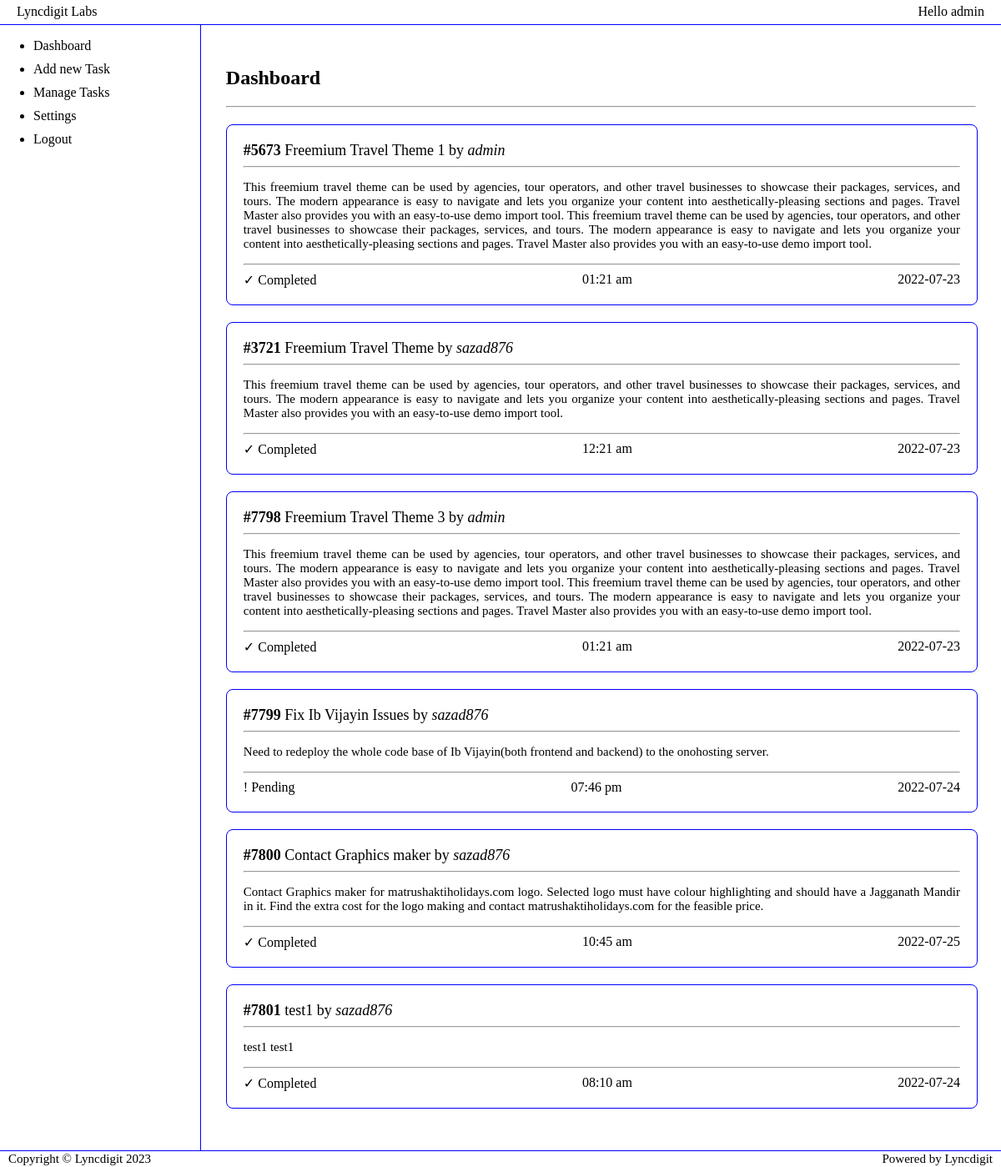
The page / (signed in) on the database its author committed.
### tables this page shows
CREATE TABLE `tasks` (
  `slno` int(255) NOT NULL,
  `taskid` int(255) NOT NULL,
  `userid` varchar(255) NOT NULL,
  `title` varchar(255) NOT NULL,
  `description` longtext NOT NULL,
  `task_date` date NOT NULL,
  `task_time` time NOT NULL,
  `is_completed` tinyint(1) NOT NULL DEFAULT 0,
  `created_on` timestamp NOT NULL DEFAULT current_timestamp()
);

### index.php (the view, shortened to what this page needs)
<?php
include_once "config.php";
$query = "SELECT * FROM `tasks` ORDER BY `tasks`.`slno` ASC";
$run_query = mysqli_query($conn, $query);
?>
<!DOCTYPE html>
<html lang="en">
<head>
    <link rel="stylesheet" href="<?=___ABS_PATH___?>styles/style001.css">
</head>
<body>
    <?php
    include_once "assets/header.php";
    ?>
    <section>
        <?php
        include_once "assets/sidebar.php";
        ?>
        <div class="tms-main-container">
            <h1>Dashboard</h1>
            <hr />
            <div class="task-posts-container">
                <?php
                if (mysqli_num_rows($run_query) > 0) {
                    while ($row = mysqli_fetch_assoc($run_query)) {
                        echo '
                        <div class="a-task-post-wrapper">
                            <div class="task-post-title">
                                <span class="bold">#'.$row['taskid'].'</span>
                                <span>'.$row['title'].'</span>
                                <span>by</span>
                                <span class="italic"><a href="./users/?userid='.$row['userid'].'">'.$row['userid'].'</a></span>
                            </div>
                            <hr />
                            <div class="task-post-description">
                                <p>
                                    '.$row['description'].'
                                </p>
                            </div>
                            <hr>
                            <div class="status">';
                            if($row['is_completed'] == 1){
                                echo '<div class="task-current-status">&#10003; Completed</div>';
                            } else {
                                echo '<div class="task-current-status">&#33; Pending</div>';
                            }
                            $task_time = $row['task_time'];
                            $task_time = date('h:i a', strtotime($task_time));
                            echo '
                                <div class="task_time">'.$task_time.'</div>
                                <div class="task_date">'.$row['task_date'].'</div>
                            </div>
                        </div>
                        ';
                    }
                } else {
                    echo 'Nothing to show!';
                }
                ?>
            </div>
        </div>
    </section>
    <?php
    include_once "assets/footer.php";
    ?>
</body>
</html>

### styles/style001.css (style rules this page uses)
html, body { height: 100%; width: 100%; margin: 0; padding: 0; box-sizing: border-box; display: flex; flex-direction: column; background-color: white; }
body { position: relative; }
.bold { font-weight: bold; }
.italic { font-style: oblique; }
a { all: unset; cursor: pointer; }
section { height: calc(100% - 50px); width: 100%; display: flex; flex-direction: row; }
section .tms-main-container { width: calc(80% - 60px); height: calc(100% - 60px); padding: 30px; overflow-y: auto; }
section .tms-main-container .task-posts-container { height: auto; width: 100%; margin-top: 20px; display: flex; flex-direction: column; }
section .tms-main-container .task-posts-container .a-task-post-wrapper { padding: 20px; width: calc(100% - 40px); height: auto; overflow: hidden; margin-bottom: 20px; border-radius: 8px; border: 1px solid blue; }
section .tms-main-container .task-posts-container .a-task-post-wrapper .task-post-title { font-size: 18px; }
section .tms-main-container .task-posts-container .a-task-post-wrapper .task-post-description { font-size: 15px; text-align: justify; }
section .tms-main-container .task-posts-container .a-task-post-wrapper .status { height: auto; width: 100%; display: flex; flex-direction: row; justify-content: space-between; }

### rows shown on the page
tasks: taskid "5673", title "Freemium Travel Theme 1", userid "admin", description "This freemium travel theme can be used by agencies, tour operators, and other travel businesses to showcase their packages, services, and tours. The modern appearance is easy to navigate and lets you organize your content into aesthetically-pleasing sections and pages. Travel Master also provides you with an easy-to-use demo import tool. This freemium travel theme can be used by agencies, tour operators, and other travel businesses to showcase their packages, services, and tours. The modern appearance is easy to navigate and lets you organize your content into aesthetically-pleasing sections and pages. Travel Master also provides you with an easy-to-use demo import tool.", is_completed "✓ Completed", task_time "01:21 am", task_date "2022-07-23"
tasks: taskid "3721", title "Freemium Travel Theme", userid "sazad876", description "This freemium travel theme can be used by agencies, tour operators, and other travel businesses to showcase their packages, services, and tours. The modern appearance is easy to navigate and lets you organize your content into aesthetically-pleasing sections and pages. Travel Master also provides you with an easy-to-use demo import tool.", is_completed "✓ Completed", task_time "12:21 am", task_date "2022-07-23"
tasks: taskid "7798", title "Freemium Travel Theme 3", userid "admin", description "This freemium travel theme can be used by agencies, tour operators, and other travel businesses to showcase their packages, services, and tours. The modern appearance is easy to navigate and lets you organize your content into aesthetically-pleasing sections and pages. Travel Master also provides you with an easy-to-use demo import tool. This freemium travel theme can be used by agencies, tour operators, and other travel businesses to showcase their packages, services, and tours. The modern appearance is easy to navigate and lets you organize your content into aesthetically-pleasing sections and pages. Travel Master also provides you with an easy-to-use demo import tool.", is_completed "✓ Completed", task_time "01:21 am", task_date "2022-07-23"
tasks: taskid "7799", title "Fix Ib Vijayin Issues", userid "sazad876", description "Need to redeploy the whole code base of Ib Vijayin(both frontend and backend) to the onohosting server.", is_completed "! Pending", task_time "07:46 pm", task_date "2022-07-24"
tasks: taskid "7800", title "Contact Graphics maker", userid "sazad876", description "Contact Graphics maker for matrushaktiholidays.com logo. Selected logo must have colour highlighting and should have a Jagganath Mandir in it. Find the extra cost for the logo making and contact matrushaktiholidays.com for the feasible price.", is_completed "✓ Completed", task_time "10:45 am", task_date "2022-07-25"
tasks: taskid "7801", title "test1", userid "sazad876", description "test1 test1", is_completed "✓ Completed", task_time "08:10 am", task_date "2022-07-24"

### other values the page prints
$_SESSION['tms_userid'] "admin"
